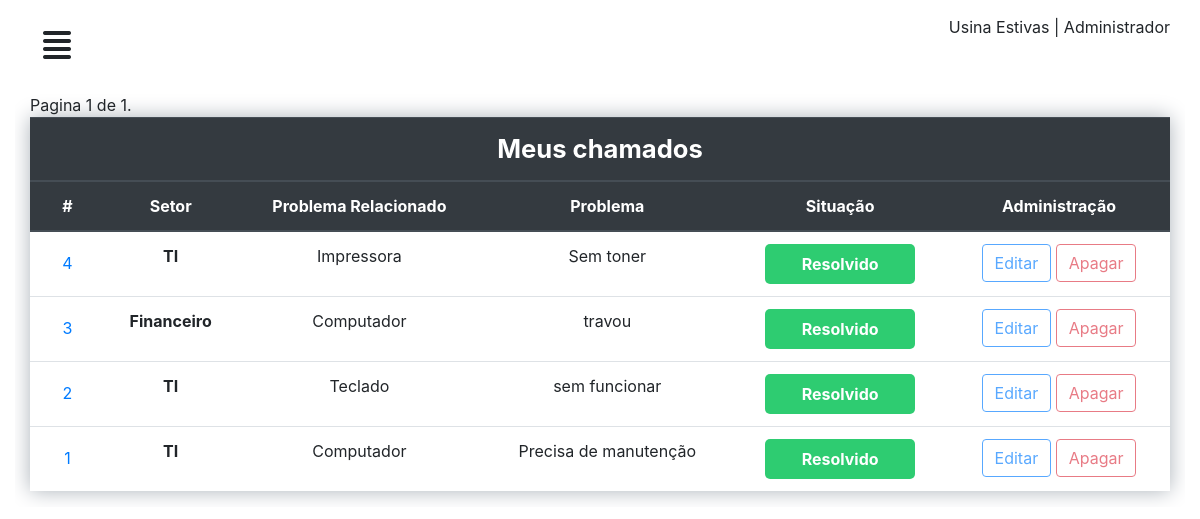
Before: /perfil/ (signed in) with the older database file.
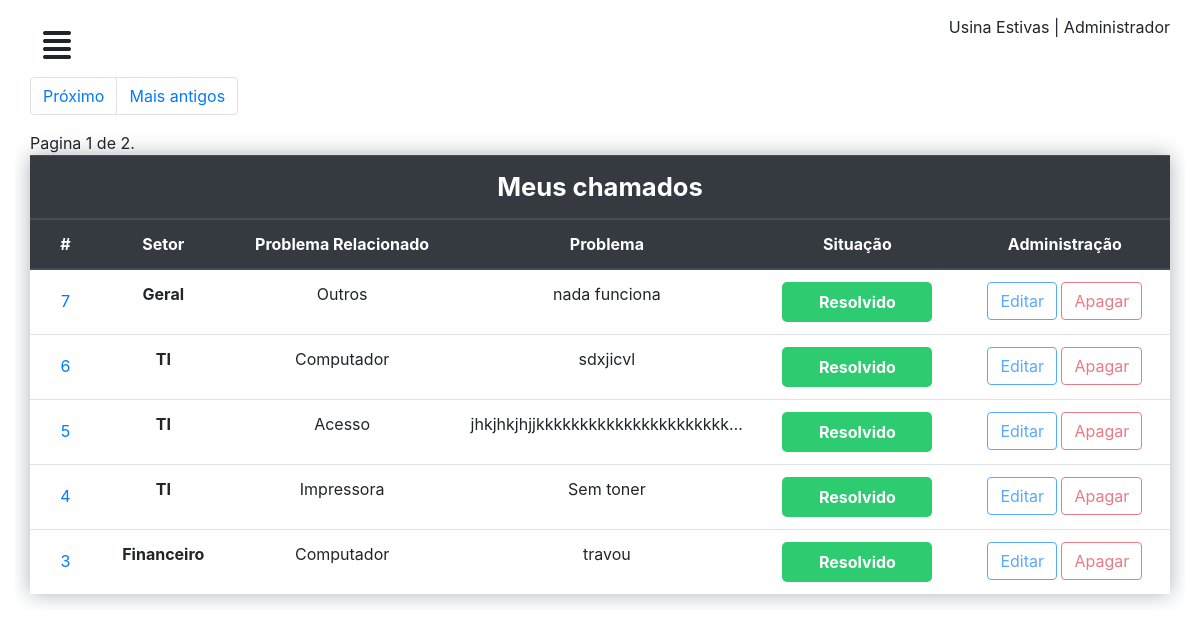
After: the same page with the newer database file.
### chamados/models.py (models this page shows)
class Chamado(models.Model):
	setor = models.CharField('Setor', max_length=50)
	problema = models.TextField('problema')
	user = models.ForeignKey(CustomUser, on_delete=models.CASCADE)
	relacao = models.ForeignKey(ProblemaRelacionado, on_delete=models.CASCADE)
	situacao = models.ForeignKey(Situacao, on_delete=models.CASCADE, default=1)
	comentario = models.TextField('comentario', null=True)

class ProblemaRelacionado(models.Model):
	relacao = models.CharField('problema relacionado', max_length=50)
	def __str__(self):
		return self.relacao

### chamados/views.py (the view)
# urls.py: path('perfil/', perfil, name="perfil"),
@login_required
def perfil(request):
	chamados = Chamado.objects.filter(user=request.user).order_by('-id')
	paginator = Paginator(chamados, 5)
	page = request.GET.get('page')
	contacts = paginator.get_page(page)
	contexto = {
	'lista_chamado': chamados,
	'contacts': contacts
	}
	return render(request, 'dashboard/chamados.html', contexto)

### chamados/templates/dashboard/chamados.html (shortened to what this page needs)
{% extends "dashboard/baseperfil.html" %}
{% load static %}
{% block title %}
<link rel="stylesheet" type="text/css" href="{% static 'css/mycall.css' %}" />
{% endblock %}
{% block conteudo %}
<div id="mycall">
  <div class="row">
    <div class="col-12 table-responsive">
     <table class="table">
      <thead class="thead-dark">
        <tr>
          <th class="titleTable" colspan="7" scope="col">Meus chamados</th>
        </tr>
      </thead>
      <thead class="thead-dark">
        <tr>
          <th scope="col">#</th>
          <th scope="col">Setor</th>
          <th scope="col">Problema Relacionado</th>
          <th scope="col">Problema</th>
          <th scope="col">Situação</th>
          <th scope="col">Administração</th>
        </tr>
      </thead>
      <tbody>
        <tr>
          {% for chamado in contacts %}
          <th scope="row"><button type="button" class="btn btn-link" data-toggle="modal" data-target="#chamado-{{chamado.id}}">
            {{chamado.id}}
          </button>
        </th>
        <th scope="row">{{chamado.setor}}</th>
        <td >{{chamado.relacao}}</td>
        <td >{{chamado.problema}}</td>
        <td > {% if chamado.situacao.id == 1 %} <span class="open"> Não resolvido </span> {% elif chamado.situacao.id == 2 %}<span class="progressCall">Em andamento </span> {% else %} <span class="completed">Resolvido </span>{% endif %}</td>
        <td> {% if chamado.situacao.id == 1 %} <a href="{% url 'editar' chamado.id %}"> <button type="button" class="btn btn-outline-primary">Editar</button> </a> <a href="{% url 'apagar' chamado.id %}"><button type="button" class="btn btn-outline-danger">Apagar</button></a> {% else %} <a href="{% url 'editar' chamado.id %}"> <button type="button" class="btn btn-outline-primary" disabled="">Editar</button></a> <a href="{% url 'apagar' chamado.id %}"><button type="button" class="btn btn-outline-danger" disabled="">Apagar</button> </a>{% endif %}</td>
      </tr>
      {% empty %}
    </tbody>
  </table>
  <p>Nenhum chamado cadastrado</p>
</div>
</div>
{% endfor %}
</div>
{% endblock %}
{% block pagination %}
<div class="row">
  <div class="col-12">
    <nav aria-label="Page navigation example">
      <ul class="pagination">
        {% if contacts.has_next %}
        <li class="page-item"><a class="page-link" href="?page={{ contacts.next_page_number }}">Próximo</a></li>
        <li class="page-item"><a class="page-link" href="?page={{ contacts.paginator.num_pages }}">Mais antigos</a></li>
        {% endif %}
      </ul>
    </nav>
    <span class="current">
      Pagina {{ contacts.number }} de {{ contacts.paginator.num_pages }}.
    </span>
  </div>
</div>
{% endblock %}

Changed rows visible on the page:
no longer on this page (row unchanged): Chamado: id "2", setor "TI", relacao "Teclado", problema "sem funcionar", shows "Resolvido", shows "Editar"
no longer on this page (row unchanged): Chamado: id "1", setor "TI", relacao "Computador", problema "Precisa de manutenção", shows "Resolvido", shows "Editar"
added Chamado: id "7", setor "Geral", relacao "Outros", problema "nada funciona", shows "Resolvido", shows "Editar"
added Chamado: id "6", setor "TI", relacao "Computador", problema "sdxjicvl", shows "Resolvido", shows "Editar"
added Chamado: id "5", setor "TI", relacao "Acesso", problema "jhkjhkjhjjkkkkkkkkkkkkkkkkkkkkkk…", shows "Resolvido", shows "Editar"
Other visible differences:
{{ contacts.paginator.num_pages }}: "1" → "2"
text now shown: "Próximo Mais antigos"
